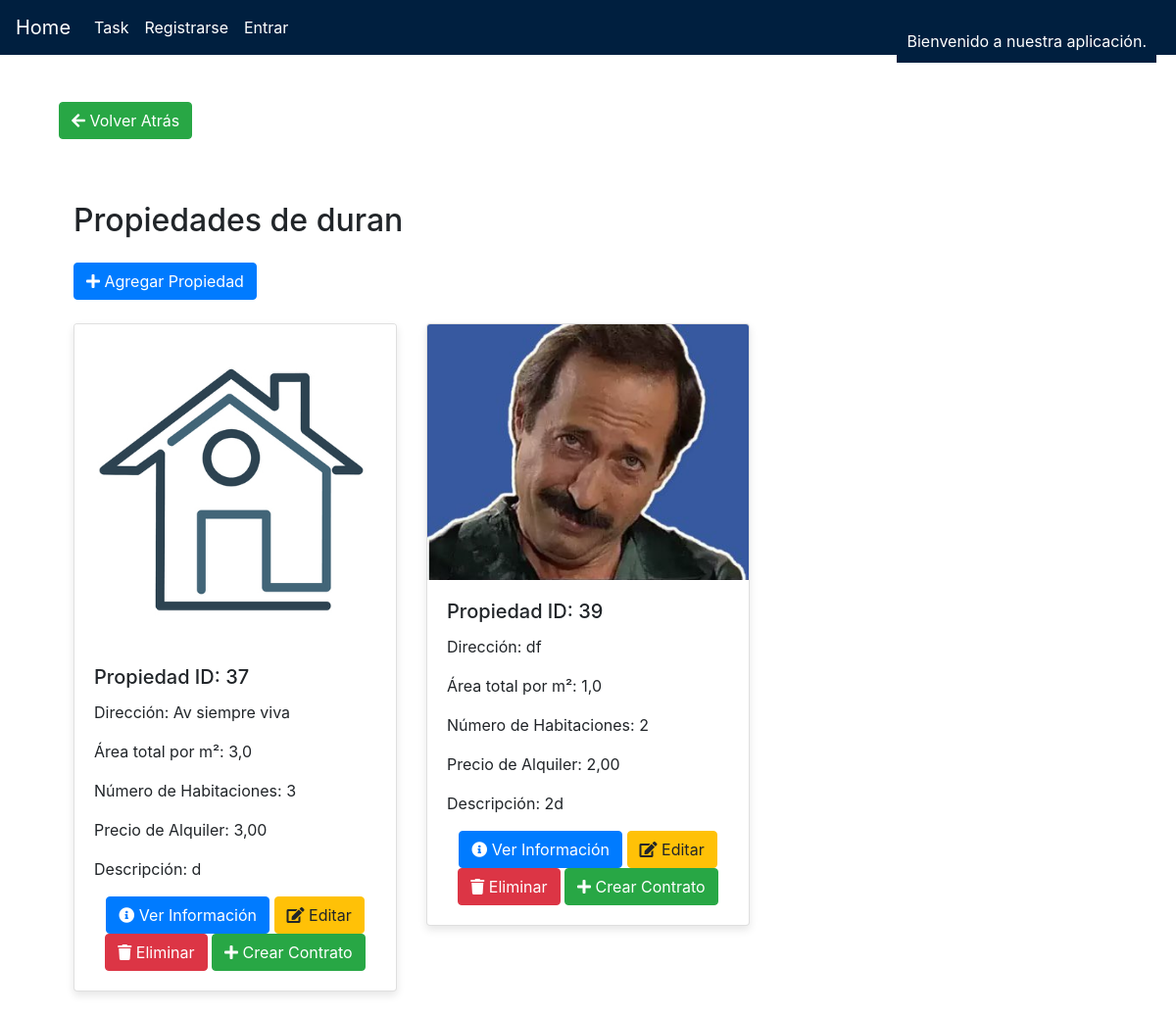
Page /propiedades/13221/ on the committed database.
### tasks/models.py (models this page shows)
class Cliente(models.Model):
    dni = models.CharField(max_length=50, primary_key=True)
    nombre_cliente = models.CharField(max_length=200)
    tel_cliente = models.CharField(max_length=50)
    email_cliente = models.EmailField()
    direccion_cliente = models.CharField(max_length=300)

class Propiedades(models.Model):
    ID_prop = models.AutoField(primary_key=True)
    cliente = models.ForeignKey(Cliente, on_delete=models.CASCADE)
    area_total = models.FloatField()
    nro_habitaciones = models.IntegerField()
    precio_alq = models.DecimalField(max_digits=10, decimal_places=2)
    descripcion = models.TextField()
    direccion = models.CharField(max_length=255, null=True, blank=True)
    foto1 = models.ImageField(upload_to='propiedades/fotos/', null=True, blank=True, default='propiedades/fotos/default.jpg')
    foto2 = models.ImageField(upload_to='propiedades/fotos/', null=True, blank=True, default='propiedades/fotos/default.jpg')
    foto3 = models.ImageField(upload_to='propiedades/fotos/', null=True, blank=True, default='propiedades/fotos/default.jpg')

### tasks/views.py (the view)
# urls.py: path('propiedades/', views.propiedades_list, name='propiedades_list'),
def propiedades_list(request, dni_cliente):
    cliente = get_object_or_404(Cliente, dni=dni_cliente)
    if request.method == 'POST':
        form = PropiedadesForm(request.POST, request.FILES)  # Agregar request.FILES
        if form.is_valid():
            propiedad = form.save(commit=False)
            propiedad.cliente = cliente
            propiedad.save()
            return redirect('propiedades_list_by_dni', dni_cliente=dni_cliente)
    else:
        form = PropiedadesForm()
    propiedades = Propiedades.objects.filter(cliente=cliente)
    return render(request, 'propiedades.html', {'propiedades': propiedades, 'form': form, 'cliente': cliente})

### tasks/templates/propiedades.html (shortened to what this page needs)
{% extends "base.html" %}
{% load widget_tweaks %}
{% block content %}
<link rel="stylesheet" href="https://cdnjs.cloudflare.com/ajax/libs/animate.css/4.1.1/animate.min.css"/>
<link href="https://maxcdn.bootstrapcdn.com/bootstrap/4.5.2/css/bootstrap.min.css" rel="stylesheet">
<link rel="stylesheet" href="https://cdnjs.cloudflare.com/ajax/libs/font-awesome/5.15.3/css/all.min.css">
<div class="container mt-5">
    <button onclick="history.back()" class="btn btn-success mb-3">
        <i class="fas fa-arrow-left"></i> Volver Atrás
    </button>
<div class="container mt-5">
    <div class="row">
        <div class="col-md-12">
            <h2 class="mb-4">Propiedades de {{ cliente.nombre_cliente }}</h2>
            <button type="button" class="btn btn-primary mb-4" data-toggle="modal" data-target="#propiedadModal" data-action="{% if form.instance.pk %}edit{% else %}add{% endif %}">
                <i class="fas fa-plus"></i>
                {% if form.instance.pk %}
                    Editar Propiedad
                {% else %}
                    Agregar Propiedad
                {% endif %}
            </button>
            <div class="row">
                {% for propiedad in propiedades %}
                <div class="col-md-4 mb-4 animate__animated animate__fadeInUp">
                    <div class="card">
                        {% if propiedad.foto1 %}
                            <a href="{{ propiedad.foto1.url }}" data-toggle="lightbox" data-gallery="gallery" data-title="Foto 1">
                                <img src="{{ propiedad.foto1.url }}" alt="Foto 1" class="card-img-top img-zoomable">
                            </a>
                        {% else %}
                            <a href="propiedades/fotos/default.jpg" data-toggle="lightbox" data-gallery="gallery" data-title="Foto 1">
                                <img src="propiedades/fotos/default.jpg" alt="Foto 1" class="card-img-top img-zoomable">
                            </a>
                        {% endif %}
                        <div class="card-body">
                            <h5 class="card-title">Propiedad ID: {{ propiedad.ID_prop }}</h5>
                            <p class="card-text">Dirección: {{ propiedad.direccion }}</p>
                            <p class="card-text">Área total por m²: {{ propiedad.area_total }}</p>
                            <p class="card-text">Número de Habitaciones: {{ propiedad.nro_habitaciones }}</p>
                            <p class="card-text">Precio de Alquiler: {{ propiedad.precio_alq }}</p>
                            <p class="card-text">Descripción: {{ propiedad.descripcion }}</p>
                            <div class="text-center">
                                <a href="#" class="btn btn-primary" data-toggle="modal" data-target="#infoModal{{ propiedad.ID_prop }}">
                                    <i class="fas fa-info-circle"></i> Ver Información
                                </a>
                                <button type="button" class="btn btn-warning edit-btn" data-toggle="modal" data-target="#propiedadModal" data-id="{{ propiedad.ID_prop }}" data-direccion="{{ propiedad.direccion }}" data-area_total="{{ propiedad.area_total }}" data-nro_habitaciones="{{ propiedad.nro_habitaciones }}" data-precio_alq="{{ propiedad.precio_alq }}" data-descripcion="{{ propiedad.descripcion }}">
                                    <i class="fas fa-edit"></i> Editar
                                </button>
                                <button data-href="{% url 'propiedades_delete' propiedad.ID_prop %}" class="btn btn-danger delete-btn">
                                    <i class="fas fa-trash"></i> Eliminar
                                </button>
                                <a href="{% url 'crear_contrato' propiedad.cliente.dni propiedad.ID_prop %}" class="btn btn-success">
                                    <i class="fas fa-plus"></i> Crear Contrato
                                </a>
                            </div>
                            </div>
                        </div>
                    </div>
                    {% empty %}
                    <div class="d-flex justify-content-center align-items-center" style="height: 60vh;">
                        <div class="alert alert-info text-center animate__animated animate__fadeIn">
                            Este cliente no tiene propiedad existente.
                        </div>
                    </div>
                    {% endfor %}
                </div>
            </div>
        </div>
    </div>
{% endblock %}

### tasks/templates/base.html (style rules this page uses)
body { background-color: #fff; color: #001f3f; }

### tasks/templates/propiedades.html (style rules this page uses)
.card { transition: transform 0.3s, box-shadow 0.3s; box-shadow: 0 4px 8px rgba(0,0,0,0.1); }
.btn { transition: all 0.3s; }
.btn-primary { background-color: #007bff; border-color: #007bff; }
.btn-warning { background-color: #ffc107; border-color: #ffc107; }
.btn-danger { background-color: #dc3545; border-color: #dc3545; }

### rows in the picture
Cliente: nombre_cliente "duran"
Propiedades: foto1 (placeholder picture), ID_prop "37", direccion "Av siempre viva", area_total "3,0", nro_habitaciones "3", precio_alq "3,00", descripcion "d"
Propiedades: foto1 (picture), ID_prop "39", direccion "df", area_total "1,0", nro_habitaciones "2", precio_alq "2,00", descripcion "2d"
